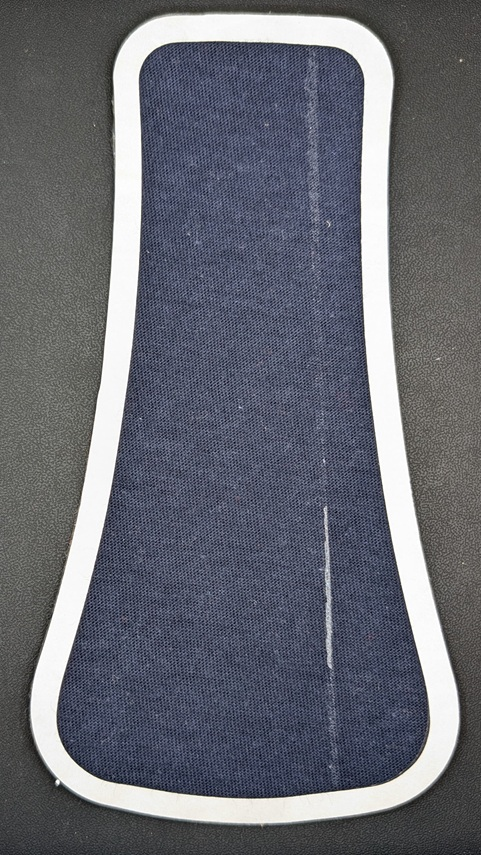
#> input picture test/Test_images/h1.jpg, 481 x 855 px, found by its file name
$ python random_forest.py   (older library calls are emulated)
#> lines starting #> are read from the running program, lines starting #| are printed output that depends on the picture; after the words box and inside, x2 and y2 are one past the last pixel; in counts of white or black regions, pixels touching at a corner belong together

import numpy as np
import cv2
import pandas as pd

img = cv2.imread('test/h1.jpg')
#> img is the input picture: shape (855, 481, 3); mean B, G, R 113.4, 104.7, 102.4
labeled_img = cv2.imread('test/hh0.jpg', cv2.IMREAD_COLOR)
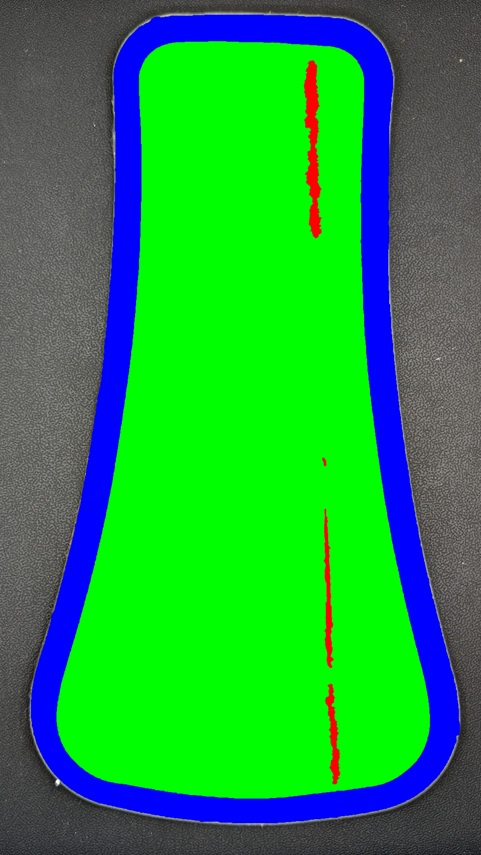
#> input picture test/hh0.jpg, 481 x 855 px
#> labeled_img is the input picture: shape (855, 481, 3); mean B, G, R 66.1, 155.7, 34.6
img = cv2.cvtColor(img, cv2.COLOR_BGR2GRAY)
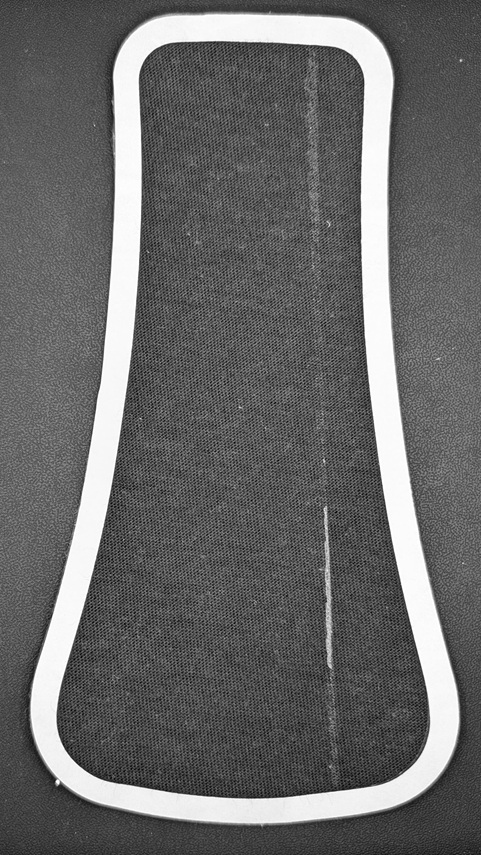
#> img: shape (855, 481); min 2, max 255, mean 105.1
cv2.imshow("original image", img)
img = cv2.GaussianBlur(img, (5, 5), 0)
print(img)
#> (printed output is left out)
#Here, if you have multichannel image then extract the right channel instead of converting the image to grey.
#For example, if DAPI contains nuclei information, extract the DAPI channel image first.

#Multiple images can be used for training. For that, you need to concatenate the data

#Save original image pixels into a data frame. This is our Feature #1.
img2 = img.reshape(-1)
df = pd.DataFrame()
df['Original Image'] = img2
print(df)

#Generate Gabor features
num = 1  #To count numbers up in order to give Gabor features a lable in the data frame
kernels = []
for theta in range(2):   #Define number of thetas
    theta = theta / 4. * np.pi
    for sigma in (1, 3):  #Sigma with 1 and 3
        for lamda in np.arange(0, np.pi, np.pi / 4):   #Range of wavelengths
            for gamma in (0.05, 0.5):   #Gamma values of 0.05 and 0.5
                gabor_label = 'Gabor' + str(num)  #Label Gabor columns as Gabor1, Gabor2, etc.
#                print(gabor_label)
                ksize=9
                kernel = cv2.getGaborKernel((ksize, ksize), sigma, theta, lamda, gamma, 0, ktype=cv2.CV_32F)
                kernels.append(kernel)
                #Now filter the image and add values to a new column
                fimg = cv2.filter2D(img, cv2.CV_8UC3, kernel)
                filtered_img = fimg.reshape(-1)
                df[gabor_label] = filtered_img  #Labels columns as Gabor1, Gabor2, etc.
                print(gabor_label, ': theta=', theta, ': sigma=', sigma, ': lamda=', lamda, ': gamma=', gamma)
                num += 1  #Increment for gabor column label
#> after the loop, kernels = 32 items; num = 33

########################################
#Gerate OTHER FEATURES and add them to the data frame

print(df)
#> (printed output is left out)
#CANNY EDGE
edges = cv2.Canny(img, 100,200)   #Image, min and max values
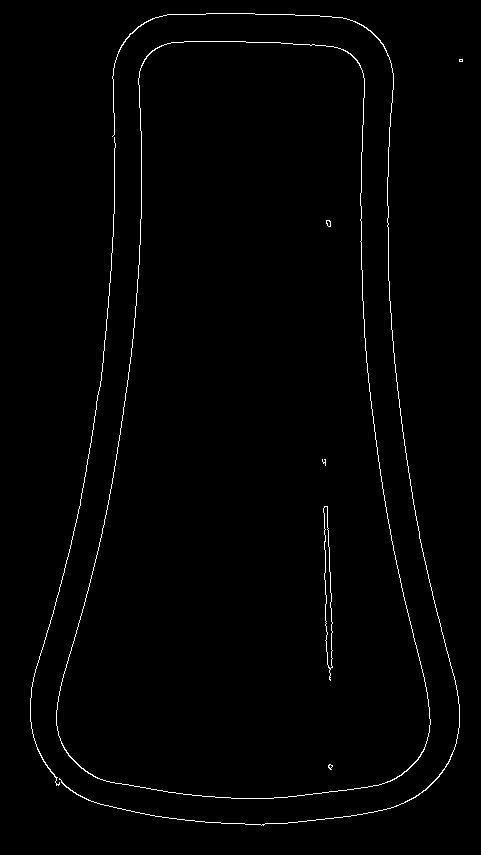
#> edges: shape (855, 481); 1.1% white in thin lines or dots, all inside (x1, y1, x2, y2) = (30, 13, 463, 826)
edges1 = edges.reshape(-1)
df['Canny Edge'] = edges1 #Add column to original dataframe

from skimage.filters import roberts, sobel, scharr, prewitt

#ROBERTS EDGE
edge_roberts = roberts(img)
edge_roberts1 = edge_roberts.reshape(-1)
df['Roberts'] = edge_roberts1

#SOBEL
edge_sobel = sobel(img)
edge_sobel1 = edge_sobel.reshape(-1)
df['Sobel'] = edge_sobel1

#SCHARR
edge_scharr = scharr(img)
edge_scharr1 = edge_scharr.reshape(-1)
df['Scharr'] = edge_scharr1

#PREWITT
edge_prewitt = prewitt(img)
edge_prewitt1 = edge_prewitt.reshape(-1)
df['Prewitt'] = edge_prewitt1

#GAUSSIAN with sigma=3
from scipy import ndimage as nd
gaussian_img = nd.gaussian_filter(img, sigma=3)
gaussian_img1 = gaussian_img.reshape(-1)
df['Gaussian s3'] = gaussian_img1

#GAUSSIAN with sigma=7
gaussian_img2 = nd.gaussian_filter(img, sigma=7)
gaussian_img3 = gaussian_img2.reshape(-1)
df['Gaussian s7'] = gaussian_img3

#MEDIAN with sigma=3
median_img = nd.median_filter(img, size=3)
median_img1 = median_img.reshape(-1)
df['Median s3'] = median_img1

#VARIANCE with size=3
#variance_img = nd.generic_filter(img, np.var, size=3)
#variance_img1 = variance_img.reshape(-1)
#df['Variance s3'] = variance_img1  #Add column to original dataframe

print(df)
#> (printed output is left out)

######################################

#Now, add a column in the data frame for the Labels
#For this, we need to import the labeled image
#Remember that you can load an image with partial labels
#But, drop the rows with unlabeled data
print(labeled_img.shape)
#| (855, 481, 3)
print("labeled_img")
print(labeled_img)
#> (printed output is left out)
cv2.imshow("labeled_img", labeled_img)


# Create an empty array for the output image with the same dimensions as the input
output_image = np.zeros((labeled_img.shape[0], labeled_img.shape[1]), dtype=np.uint8)

# Extract the blue, green, and red channels
blue_channel = labeled_img[:, :, 0]
green_channel = labeled_img[:, :, 1]
red_channel = labeled_img[:, :, 2]
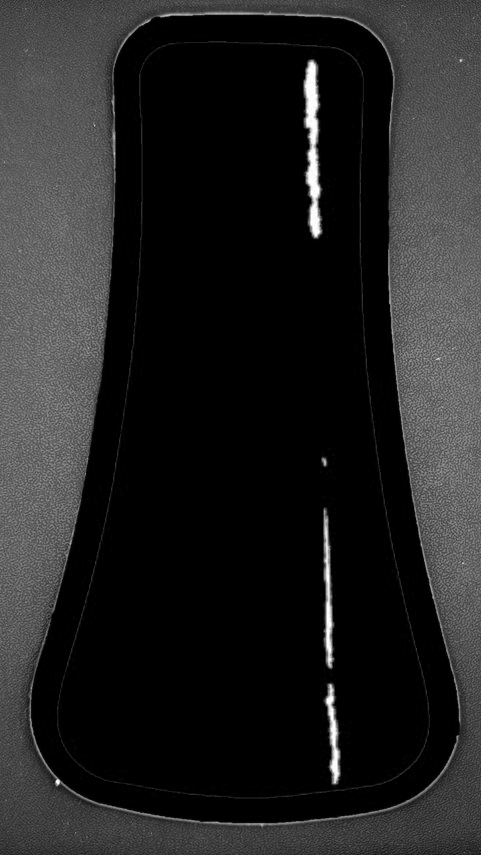
#> red_channel: shape (855, 481); min 0, max 255, mean 34.6

# Apply conditions
output_image[(blue_channel > 0) & (green_channel == 0) & (red_channel == 0)] = 1
output_image[(red_channel > 0) & (blue_channel == 0) & (green_channel == 0)] = 2
output_image[(green_channel > 0) & (blue_channel == 0) & (red_channel == 0)] = 3


labeled_img1 = output_image.reshape(-1)
df['Labels'] = labeled_img1
print(df)
#> (printed output is left out)

original_img_data = df.drop(labels = ["Labels"], axis=1) #Use for prediction
#> original_img_data = table of 411255 rows and 41 columns
print(original_img_data)
#df.to_csv("Gabor.csv")
df = df[df.Labels != 0]
#> df = table of 30934 rows and 42 columns
print(df)
#########################################################

#Define the dependent variable that needs to be predicted (labels)
Y = df["Labels"].values

#Encode Y values to 0, 1, 2, 3, .... (NOt necessary but makes it easy to use other tools like ROC plots)
from sklearn.preprocessing import LabelEncoder
Y = LabelEncoder().fit_transform(Y)


print(Y)

#Define the independent variables
X = df.drop(labels = ["Labels"], axis=1)
#> X = table of 30934 rows and 41 columns
print(X)

#Split data into train and test to verify accuracy after fitting the model.
from sklearn.model_selection import train_test_split
X_train, X_test, y_train, y_test = train_test_split(X, Y, test_size=0.2, random_state=20)
#> X_train = table of 24747 rows and 41 columns; X_test = table of 6187 rows and 41 columns; y_test = 6187 values, max 2 at index 0, min 0 at index 1, mean 0.347


# Import the model we are using
#RandomForestRegressor is for regression type of problems.
#For classification we use RandomForestClassifier.
#Both yield similar results except for regressor the result is float
#and for classifier it is an integer.

from sklearn.ensemble import RandomForestClassifier
# Instantiate model with n number of decision trees
model = RandomForestClassifier(n_estimators = 20, random_state = 42)

# Train the model on training data
model.fit(X_train, y_train)

# Get numerical feature importances
#importances = list(model.feature_importances_)

#Let us print them into a nice format.

feature_list = list(X.columns)
#> feature_list = 41 items, first 6: 'Original Image', 'Gabor1', 'Gabor2', 'Gabor3', 'Gabor4', 'Gabor5'
feature_imp = pd.Series(model.feature_importances_,index=feature_list).sort_values(ascending=False)
print(feature_imp)

prediction_RF = model.predict(X_test)
#> prediction_RF has the same summary as y_test
from sklearn import metrics
#Print the prediction accuracy
#Check accuracy on test dataset. If this is too low compared to train it indicates overfitting on training data.
print ("Accuracy using Random Forest= ", metrics.accuracy_score(y_test, prediction_RF)*100,"%")

import pickle

#Save the trained model as pickle string to disk for future use
filename = "sandstone_model"
pickle.dump(model, open(filename, 'wb'))

#To test the model on future datasets
loaded_model = pickle.load(open(filename, 'rb'))
result = loaded_model.predict(original_img_data)

segmented = result.reshape((img.shape))
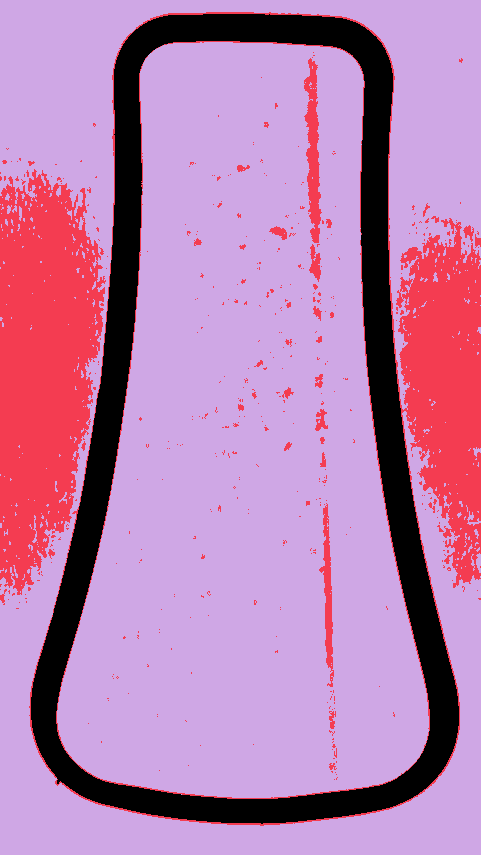
#> segmented: shape (855, 481) int64; 3 distinct labels, from 0 to 2; one colour per label, 0 black


# Normalize and convert to 8-bit unsigned integer
segmented_8u = cv2.normalize(segmented, None, 0, 255, cv2.NORM_MINMAX).astype(np.uint8)
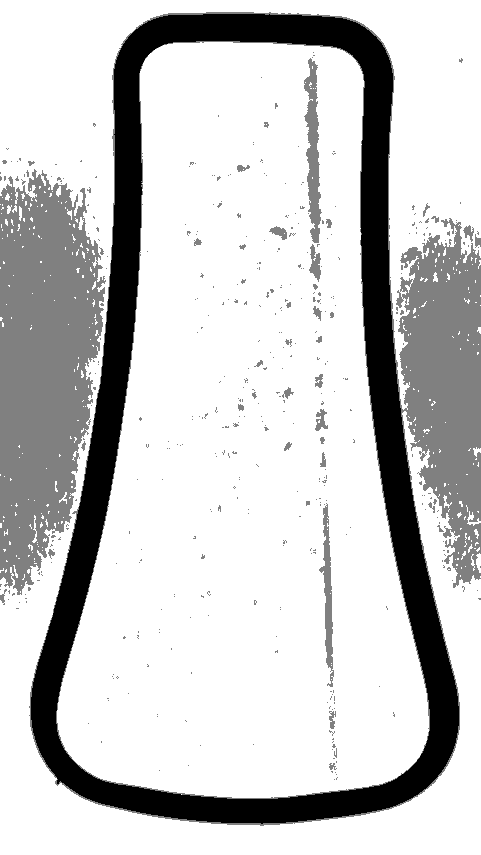
#> segmented_8u: shape (855, 481); min 0, max 255, mean 201

# Alternatively, use convertScaleAbs
segmented_8u = cv2.convertScaleAbs(segmented)


segmented_bgr_image = np.zeros((segmented_8u.shape[0], segmented_8u.shape[1], 3), dtype=np.uint8)

# Convert values back to BGR
segmented_bgr_image[segmented_8u == 1] = [0, 0, 255]  # Blue
segmented_bgr_image[segmented_8u == 2] = [255, 0, 0]  # Red
segmented_bgr_image[segmented_8u == 3] = [0, 255, 0]  # Green

cv2.imshow("segmented_bgr_image", segmented_bgr_image)
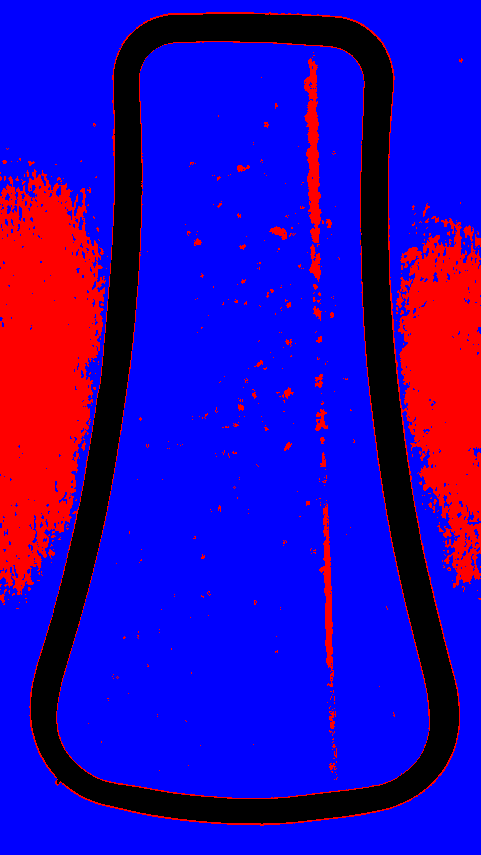
#> window 'segmented_bgr_image': shape (855, 481, 3); mean B, G, R 181.7, 0, 38.6


blue_pixels = np.sum(segmented_8u == 2)
#> blue_pixels = 292978
red_pixels = np.sum(segmented_8u == 1)
#> red_pixels = 62292
green_pixels = np.sum(segmented_8u == 3)
#> green_pixels = 0
black_pixels = np.sum(segmented_8u == 0)
#> black_pixels = 55985

blue_pixels_l = np.sum(output_image == 2)
red_pixels_l = np.sum(output_image == 1)
green_pixels_l = np.sum(output_image == 3)
black_pixels_l = np.sum(output_image == 0)

# Print the pixel counts
print(f"Number of blue pixels in segmented image: {blue_pixels}")
print(f"Number of blue pixels in labeled image: {blue_pixels_l}")
print(f"Number of red pixels in segmented image: {red_pixels}")
print(f"Number of red pixels in labeled image: {red_pixels_l}")
print(f"Number of green pixels in segmented image: {green_pixels}")
print(f"Number of green pixels in labeled image: {green_pixels_l}")
print(f"Number of black pixels in segmented image: {black_pixels}")
print(f"Number of black pixels in labeled image: {black_pixels_l}")


from matplotlib import pyplot as plt
plt.imshow(segmented, cmap ='jet')
#plt.imsave('segmented_rock_RF_100_estim.jpg', segmented, cmap ='jet')
plt.title("Segmented Image")
plt.show()

cv2.waitKey(0)
cv2.destroyAllWindows()
